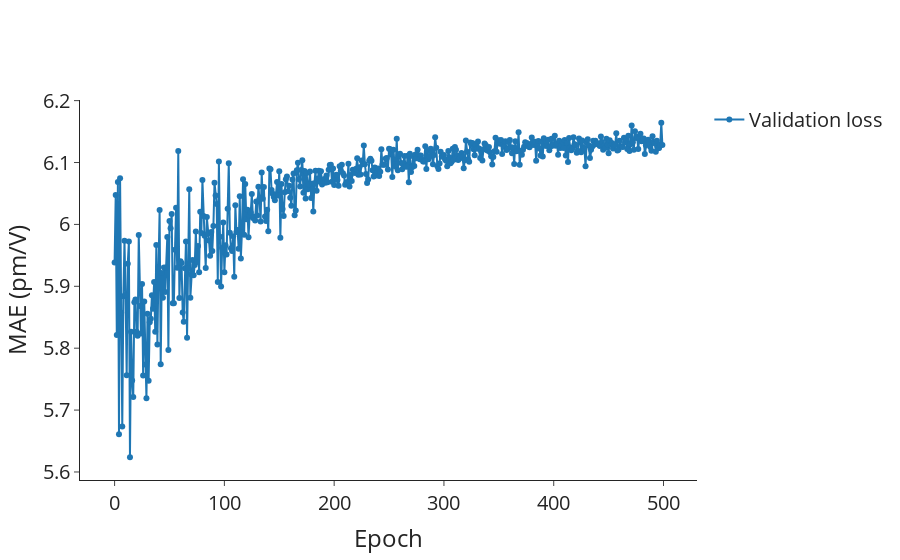

Notebook code cell kept with this figure:
### Markdown cell above
## MAE

### Code cell
lr_val = go.Scatter(
    x=df_lr_epochs_first.index,
    y=df_lr_epochs_first["metric_val/MeanAbsoluteError/shg_tensor_full"],
    mode="lines+markers",
    name="Validation loss",
    showlegend=True,
)

# Layout
layout = go.Layout(
    # title=dict(text='Scatter Plot'),
    xaxis=dict(title="Epoch"),
    yaxis=dict(title="MAE (pm/V)"),
    # legend=dict(font=dict(size=12)),
)

# Create figure
fig = go.Figure(data=[lr_val], layout=layout)

fig.update_layout(
    autosize=True,
    font_size=20,
    # width=600,
    # height=600,
    # plot_bgcolor="white",
    template="simple_white",
)
fig.update_layout(
    xaxis=dict(
        # tickmode = 'array',
        # tickvals = [1, 2,3,4,5,6,7,8],
        # ticktext = ['One', 'Three', 'Five', 'Seven', 'Nine', 'Eleven']
        showgrid=False,
    ),
    yaxis=dict(
        # tickmode = 'array',
        # tickvals = [1, 2,3,4,5,6,7,8],
        # ticktext = ['One', 'Three', 'Five', 'Seven', 'Nine', 'Eleven']
        showgrid=False,
    ),
)

# Show figure
fig.show()

### Figure 1 — Plotly figure (JSON) as saved in the notebook; plotly's stock layout.template omitted (floating-point values rounded to 4 significant figures; data arrays with more than 128 entries replaced by an {"elided": "..."} marker saying what was removed)
{"data": [{"mode": "lines+markers", "name": "Validation loss", "showlegend": true, "type": "scatter", "x": {"elided": "500 int values"}, "y": {"elided": "500 float values"}}], "layout": {"autosize": true, "font": {"size": 20}, "xaxis": {"showgrid": false, "title": {"text": "Epoch"}}, "yaxis": {"showgrid": false, "title": {"text": "MAE (pm/V)"}}}}
